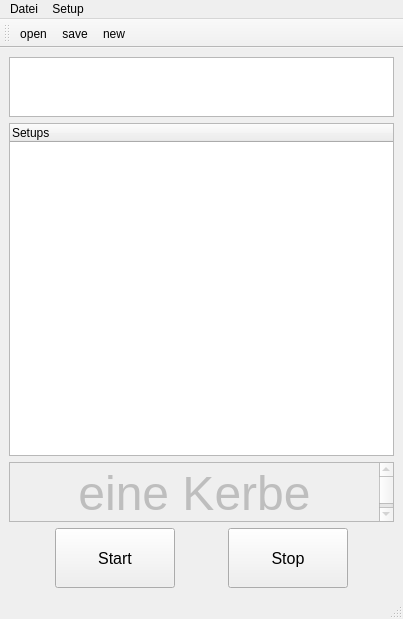
<?xml version="1.0" encoding="UTF-8"?>
<ui version="4.0">
 <class>MainWindow</class>
 <widget class="QMainWindow" name="MainWindow">
  <property name="geometry">
   <rect>
    <x>0</x>
    <y>0</y>
    <width>403</width>
    <height>619</height>
   </rect>
  </property>
  <property name="baseSize">
   <size>
    <width>0</width>
    <height>0</height>
   </size>
  </property>
  <property name="contextMenuPolicy">
   <enum>Qt::ActionsContextMenu</enum>
  </property>
  <property name="windowTitle">
   <string>PlotterWizard</string>
  </property>
  <property name="windowIcon">
   <iconset resource="QT_Designer_resources.qrc">
    <normaloff>:/icons/icons/laser_YXc_icon.ico</normaloff>:/icons/icons/laser_YXc_icon.ico</iconset>
  </property>
  <widget class="QWidget" name="centralwidget">
   <layout class="QVBoxLayout" name="verticalLayout">
    <item>
     <widget class="QTextEdit" name="textEdit_config_Name">
      <property name="enabled">
       <bool>true</bool>
      </property>
      <property name="sizePolicy">
       <sizepolicy hsizetype="Expanding" vsizetype="Expanding">
        <horstretch>0</horstretch>
        <verstretch>0</verstretch>
       </sizepolicy>
      </property>
      <property name="maximumSize">
       <size>
        <width>16777215</width>
        <height>60</height>
       </size>
      </property>
      <property name="font">
       <font>
        <pointsize>18</pointsize>
       </font>
      </property>
      <property name="html">
       <string>&lt;!DOCTYPE HTML PUBLIC &quot;-//W3C//DTD HTML 4.0//EN&quot; &quot;http://www.w3.org/TR/REC-html40/strict.dtd&quot;&gt;
&lt;html&gt;&lt;head&gt;&lt;meta name=&quot;qrichtext&quot; content=&quot;1&quot; /&gt;&lt;style type=&quot;text/css&quot;&gt;
p, li { white-space: pre-wrap; }
&lt;/style&gt;&lt;/head&gt;&lt;body style=&quot; font-family:'MS Shell Dlg 2'; font-size:18pt; font-weight:400; font-style:normal;&quot;&gt;
&lt;p align=&quot;center&quot; style=&quot;-qt-paragraph-type:empty; margin-top:0px; margin-bottom:0px; margin-left:0px; margin-right:0px; -qt-block-indent:0; text-indent:0px;&quot;&gt;&lt;br /&gt;&lt;/p&gt;&lt;/body&gt;&lt;/html&gt;</string>
      </property>
     </widget>
    </item>
    <item>
     <widget class="QTreeWidget" name="treeWidget_Produktion">
      <property name="maximumSize">
       <size>
        <width>16777215</width>
        <height>16777215</height>
       </size>
      </property>
      <property name="mouseTracking">
       <bool>false</bool>
      </property>
      <property name="tabletTracking">
       <bool>false</bool>
      </property>
      <property name="focusPolicy">
       <enum>Qt::StrongFocus</enum>
      </property>
      <property name="contextMenuPolicy">
       <enum>Qt::DefaultContextMenu</enum>
      </property>
      <property name="expandsOnDoubleClick">
       <bool>false</bool>
      </property>
      <column>
       <property name="text">
        <string>Setups</string>
       </property>
      </column>
     </widget>
    </item>
    <item>
     <widget class="QTextEdit" name="textEdit_Statu_Meldung">
      <property name="enabled">
       <bool>false</bool>
      </property>
      <property name="maximumSize">
       <size>
        <width>16777215</width>
        <height>60</height>
       </size>
      </property>
      <property name="font">
       <font>
        <pointsize>14</pointsize>
       </font>
      </property>
      <property name="html">
       <string>&lt;!DOCTYPE HTML PUBLIC &quot;-//W3C//DTD HTML 4.0//EN&quot; &quot;http://www.w3.org/TR/REC-html40/strict.dtd&quot;&gt;
&lt;html&gt;&lt;head&gt;&lt;meta name=&quot;qrichtext&quot; content=&quot;1&quot; /&gt;&lt;style type=&quot;text/css&quot;&gt;
p, li { white-space: pre-wrap; }
&lt;/style&gt;&lt;/head&gt;&lt;body style=&quot; font-family:'MS Shell Dlg 2'; font-size:14pt; font-weight:400; font-style:normal;&quot;&gt;
&lt;p align=&quot;center&quot; style=&quot; margin-top:0px; margin-bottom:0px; margin-left:0px; margin-right:0px; -qt-block-indent:0; text-indent:0px;&quot;&gt;&lt;span style=&quot; font-size:36pt;&quot;&gt;eine Kerbe einlegen&lt;/span&gt;&lt;/p&gt;&lt;/body&gt;&lt;/html&gt;</string>
      </property>
     </widget>
    </item>
    <item>
     <layout class="QHBoxLayout" name="horizontalLayout">
      <item>
       <spacer name="horizontalSpacer_2">
        <property name="orientation">
         <enum>Qt::Horizontal</enum>
        </property>
        <property name="sizeHint" stdset="0">
         <size>
          <width>40</width>
          <height>20</height>
         </size>
        </property>
       </spacer>
      </item>
      <item>
       <widget class="QPushButton" name="pushButton_Start">
        <property name="minimumSize">
         <size>
          <width>120</width>
          <height>60</height>
         </size>
        </property>
        <property name="maximumSize">
         <size>
          <width>16777215</width>
          <height>60</height>
         </size>
        </property>
        <property name="font">
         <font>
          <pointsize>12</pointsize>
         </font>
        </property>
        <property name="text">
         <string>Start</string>
        </property>
       </widget>
      </item>
      <item>
       <spacer name="horizontalSpacer">
        <property name="orientation">
         <enum>Qt::Horizontal</enum>
        </property>
        <property name="sizeHint" stdset="0">
         <size>
          <width>40</width>
          <height>20</height>
         </size>
        </property>
       </spacer>
      </item>
      <item>
       <widget class="QPushButton" name="pushButton_Stop">
        <property name="minimumSize">
         <size>
          <width>120</width>
          <height>60</height>
         </size>
        </property>
        <property name="font">
         <font>
          <pointsize>12</pointsize>
         </font>
        </property>
        <property name="text">
         <string>Stop</string>
        </property>
       </widget>
      </item>
      <item>
       <spacer name="horizontalSpacer_3">
        <property name="orientation">
         <enum>Qt::Horizontal</enum>
        </property>
        <property name="sizeHint" stdset="0">
         <size>
          <width>40</width>
          <height>20</height>
         </size>
        </property>
       </spacer>
      </item>
     </layout>
    </item>
   </layout>
  </widget>
  <widget class="QMenuBar" name="menubar">
   <property name="geometry">
    <rect>
     <x>0</x>
     <y>0</y>
     <width>403</width>
     <height>21</height>
    </rect>
   </property>
   <widget class="QMenu" name="menutest">
    <property name="title">
     <string>Setup</string>
    </property>
    <addaction name="actionSettings"/>
   </widget>
   <widget class="QMenu" name="menuDatei">
    <property name="title">
     <string>Datei</string>
    </property>
    <addaction name="actionopen"/>
    <addaction name="actionnew"/>
    <addaction name="actionsave"/>
    <addaction name="actionsave_as"/>
   </widget>
   <addaction name="menuDatei"/>
   <addaction name="menutest"/>
  </widget>
  <widget class="QStatusBar" name="statusbar"/>
  <widget class="QToolBar" name="toolBar">
   <property name="windowTitle">
    <string>toolBar</string>
   </property>
   <attribute name="toolBarArea">
    <enum>TopToolBarArea</enum>
   </attribute>
   <attribute name="toolBarBreak">
    <bool>false</bool>
   </attribute>
   <addaction name="actionopen"/>
   <addaction name="actionsave"/>
   <addaction name="actionnew"/>
  </widget>
  <action name="actionnew">
   <property name="icon">
    <iconset resource="QT_Designer_resources.qrc">
     <normaloff>:/icons/icons/71.ico</normaloff>:/icons/icons/71.ico</iconset>
   </property>
   <property name="text">
    <string>new</string>
   </property>
  </action>
  <action name="actionsave">
   <property name="icon">
    <iconset resource="QT_Designer_resources.qrc">
     <normaloff>:/icons/icons/1959.ico</normaloff>:/icons/icons/1959.ico</iconset>
   </property>
   <property name="text">
    <string>save</string>
   </property>
  </action>
  <action name="actionopen">
   <property name="icon">
    <iconset resource="QT_Designer_resources.qrc">
     <normaloff>:/icons/icons/1951.ico</normaloff>:/icons/icons/1951.ico</iconset>
   </property>
   <property name="text">
    <string>open</string>
   </property>
  </action>
  <action name="actionSettings">
   <property name="icon">
    <iconset resource="QT_Designer_resources.qrc">
     <normaloff>:/icons/icons/2413.ico</normaloff>:/icons/icons/2413.ico</iconset>
   </property>
   <property name="text">
    <string>Settings</string>
   </property>
  </action>
  <action name="actionsave_as">
   <property name="text">
    <string>save as..</string>
   </property>
  </action>
 </widget>
 <resources>
  <include location="QT_Designer_resources.qrc"/>
 </resources>
 <connections/>
</ui>
